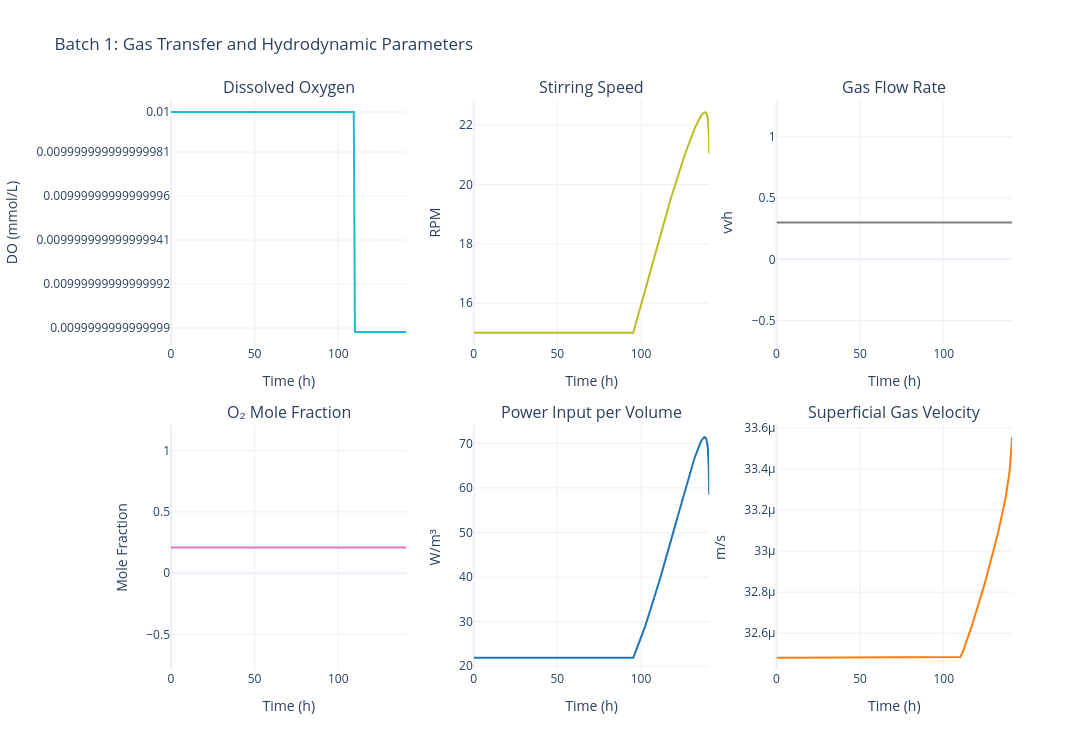

Here is the notebook cell this chart was saved with:
### Code cell
# Gas transfer (DO, agitation, gas flow, O2 fraction)
fig = data.plot_gas_transfer(batch_number=BATCH_NUMBER)
fig.show()

### Figure 1 — Plotly figure (JSON) as saved in the notebook; plotly's stock layout.template omitted (floating-point values rounded to 4 significant figures; data arrays with more than 128 entries replaced by an {"elided": "..."} marker saying what was removed)
{"data": [{"hovertemplate": "Time: %{x:.1f} h<br>DO: %{y:.3f} mmol/L<extra></extra>", "line": {"color": "#17becf", "width": 2}, "mode": "lines", "name": "Dissolved O₂", "type": "scatter", "x": {"elided": "245 float values"}, "xaxis": "x", "y": {"elided": "245 float values"}, "yaxis": "y"}, {"hovertemplate": "Time: %{x:.1f} h<br>N: %{y:.1f} rpm<extra></extra>", "line": {"color": "#bcbd22", "width": 2}, "mode": "lines", "name": "Stirring Speed", "type": "scatter", "x": {"elided": "245 float values"}, "xaxis": "x2", "y": {"elided": "245 float values"}, "yaxis": "y2"}, {"hovertemplate": "Time: %{x:.1f} h<br>Fg: %{y:.3f} vvh<extra></extra>", "line": {"color": "#7f7f7f", "width": 2}, "mode": "lines", "name": "Gas Flow Rate", "type": "scatter", "x": {"elided": "245 float values"}, "xaxis": "x3", "y": {"elided": "245 float values"}, "yaxis": "y3"}, {"hovertemplate": "Time: %{x:.1f} h<br>y_O₂: %{y:.3f}<extra></extra>", "line": {"color": "#e377c2", "width": 2}, "mode": "lines", "name": "y_O₂", "type": "scatter", "x": {"elided": "245 float values"}, "xaxis": "x4", "y": {"elided": "245 float values"}, "yaxis": "y4"}, {"hovertemplate": "Time: %{x:.1f} h<br>P/V: %{y:.2f} W/m³<extra></extra>", "line": {"color": "#1f77b4", "width": 2}, "mode": "lines", "name": "P/V", "type": "scatter", "x": {"elided": "245 float values"}, "xaxis": "x5", "y": {"elided": "245 float values"}, "yaxis": "y5"}, {"hovertemplate": "Time: %{x:.1f} h<br>vₛ: %{y:.5f} m/s<extra></extra>", "line": {"color": "#ff7f0e", "width": 2}, "mode": "lines", "name": "vₛ", "type": "scatter", "x": {"elided": "245 float values"}, "xaxis": "x6", "y": {"elided": "245 float values"}, "yaxis": "y6"}], "layout": {"annotations": [{"font": {"size": 16}, "showarrow": false, "text": "Dissolved Oxygen", "x": 0.14, "xanchor": "center", "xref": "paper", "y": 1, "yanchor": "bottom", "yref": "paper"}, {"font": {"size": 16}, "showarrow": false, "text": "Stirring Speed", "x": 0.5, "xanchor": "center", "xref": "paper", "y": 1, "yanchor": "bottom", "yref": "paper"}, {"font": {"size": 16}, "showarrow": false, "text": "Gas Flow Rate", "x": 0.86, "xanchor": "center", "xref": "paper", "y": 1, "yanchor": "bottom", "yref": "paper"}, {"font": {"size": 16}, "showarrow": false, "text": "O₂ Mole Fraction", "x": 0.14, "xanchor": "center", "xref": "paper", "y": 0.43, "yanchor": "bottom", "yref": "paper"}, {"font": {"size": 16}, "showarrow": false, "text": "Power Input per Volume", "x": 0.5, "xanchor": "center", "xref": "paper", "y": 0.43, "yanchor": "bottom", "yref": "paper"}, {"font": {"size": 16}, "showarrow": false, "text": "Superficial Gas Velocity", "x": 0.86, "xanchor": "center", "xref": "paper", "y": 0.43, "yanchor": "bottom", "yref": "paper"}], "font": {"size": 12}, "height": 750, "showlegend": false, "title": {"text": "Batch 1: Gas Transfer and Hydrodynamic Parameters"}, "width": 1400, "xaxis": {"anchor": "y", "domain": [0, 0.28], "title": {"text": "Time (h)"}}, "xaxis2": {"anchor": "y2", "domain": [0.36, 0.64], "title": {"text": "Time (h)"}}, "xaxis3": {"anchor": "y3", "domain": [0.72, 1], "title": {"text": "Time (h)"}}, "xaxis4": {"anchor": "y4", "domain": [0, 0.28], "title": {"text": "Time (h)"}}, "xaxis5": {"anchor": "y5", "domain": [0.36, 0.64], "title": {"text": "Time (h)"}}, "xaxis6": {"anchor": "y6", "domain": [0.72, 1], "title": {"text": "Time (h)"}}, "yaxis": {"anchor": "x", "domain": [0.57, 1], "title": {"text": "DO (mmol/L)"}}, "yaxis2": {"anchor": "x2", "domain": [0.57, 1], "title": {"text": "RPM"}}, "yaxis3": {"anchor": "x3", "domain": [0.57, 1], "title": {"text": "vvh"}}, "yaxis4": {"anchor": "x4", "domain": [0, 0.43], "title": {"text": "Mole Fraction"}}, "yaxis5": {"anchor": "x5", "domain": [0, 0.43], "title": {"text": "W/m³"}}, "yaxis6": {"anchor": "x6", "domain": [0, 0.43], "title": {"text": "m/s"}}}}
